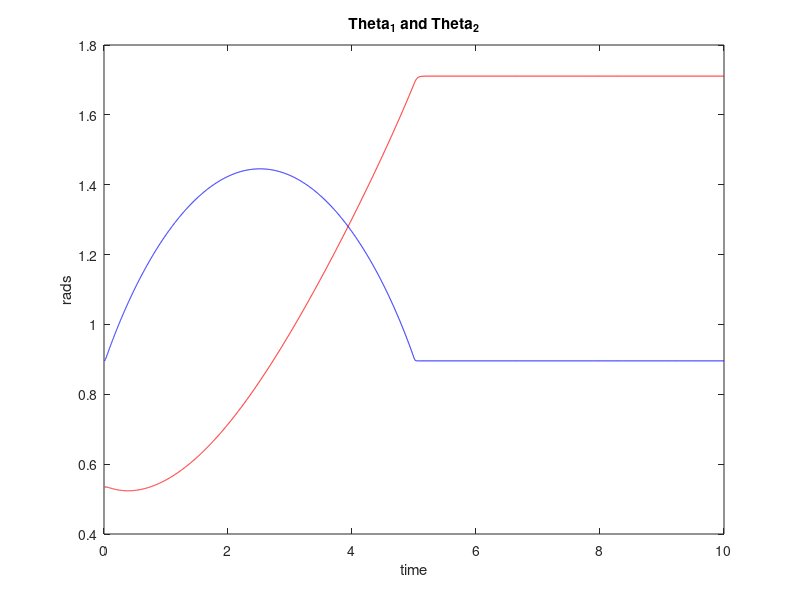

This chart was generated by the following MATLAB code: (Note: this script raises an error after producing the figure.)
%% Subacz, RBE502, Homework 4, Problem 5A
function []= Problem5C()

    clc, clear all, close all;

    %Parameters for the 2 link planar arm.
    I_1 = 1; I_2 = 1; m_1 = 0.05; m_2 = 0.05; l_1 = 0.30/2; l_2 = 0.30/2; 
    a_1 = 0.30; a_2 = 0.30;
    
    %Parameters for the starting and ending position of the arm
    x_pos = [300/1000;-300/1000];
    y_pos = [450/1000;450/1000];

    %Use inverse kinematics to generate angles	
    theta2_1 = atan2(sqrt(1-(((x_pos(1)^2 + y_pos(1)^2 - a_1^2 - a_2^2)...
        / (2*a_1*a_2))^2)),((x_pos(1)^2 + y_pos(1)^2 - a_1^2 - a_2^2)...
        / (2*a_1*a_2)));
    t1 = atan2(y_pos(1),x_pos(1)) - atan2(a_2*sin(theta2_1),...
        a_1+a_2*cos(theta2_1));
    thetsa =[t1;
            theta2_1];
    
    prevTheta = thetsa;
    dPrevTheta = [0;0];     
    ddPrevTheta = dPrevTheta;
    
    %The total simulation time is 10 seconds, but the arm should be at
    %postion 2 with 5 seconds. 
    finalT = 5; %seconds
    tf = 10;
    prevT = 0;
    
    x0= [thetsa(1),thetsa(2),0,0]; % Initial Condition - Format:[theta1,theta2,dtheta1,dtheta2]

    % the options for ode - Optional!
    options = odeset('RelTol',1e-4,'AbsTol',[1e-4, 1e-4, 1e-4, 1e-4]);

    % Implement the computed Torque control.
    global torque
    torque=[];
    [T,X] = ode45(@(t,x)plannarArmODE(t,x),[0 tf],x0,options);

    %Plot the joint angles
    figure('Name','Theta_1+Theta_2');
    plot(T, X(:,1), 'r-');
    hold on
    plot(T, X(:,2), 'b-');
    title('Theta_1 and Theta_2')
    xlabel('time')
    ylabel('rads')
    snapnow

    % Plot joint Velocities
    figure('Name','Theta_1 & Theta_2 velocity vs time');
    plot(T, X(:,3), 'r-');
    hold on
    plot(T, X(:,4), 'b-');
    legend('theta1','theta2')
    ylabel('rad/s')
    xlabel('time')

    % Plot torques
    figure('Name','Control Input vs time');
    plot(T, torque(1,1:size(T,1)),'-' );
    hold on
    plot(T, torque(2,1:size(T,1)),'r--');
    ylabel('torque')
    xlabel('time')

    figure;
    subplot(2,1,1)
    hold on;
    %For the theta values returned form the solved equation, solve for the
    %foward kinematics to get the tip position as well as the link one
    %position
    for i = 1:length(X(:,1))
        tipPostion = getRobot_Tip_Position(a_1,a_2,X(i,1),X(i,2));
        link1(i,:) = [tipPostion(1,1); tipPostion(2,1)];
        link2(i,:) = [tipPostion(1,2); tipPostion(2,2)];
    end
    
    plot(link1(:,1),link1(:,2),...%Plot the location of link 1
        link2(:,1),link2(:,2),...%Plot the location of link 2
        link1(1,1),link1(1,2),'r-o',...%Plot the starting location of link 1
        link1(end,1),link1(end,2),'b-o',...%plot the ending location of link 1
        link2(1,1),link2(1,2),'r-o',...%plot the starting location of the end effector
        link2(end,1),link2(end,2),'b-o',...%plot the ending location fo the end effoctor
        0,0);% normalize the plot to coord 0,0
    title('Position of Link_1 and Link_2.')
    legend1 = legend('Link_1 trajectory'...
        ,'Link_2 Trajectory'...
        ,'Link_2 Start'...
        ,'Link_2 Fnd'...
        ,'Link_1 Start'...
        ,'Link_1 End'...
        ,'Home Frame');
    set(legend1,...
    'Position',[0.7 0.3 0.2 0.15]);
    snapnow
    figure;
    
    %plot a stick figure of the planar arm
    title('Planar Arm Stick Model')
    hold on
    plot([0 link1(1,1) link2(1,1)],...
        [0 link1(1,2) link2(1,2)],...
        link2(1,1),link2(1,2),'r-o',...
        link1(1,1),link1(1,2),'b-o')
       
    title('Link_2 Final Position')
    xlabel('m')
    ylabel('m')
    legend('Links','Link_2','Link_1')
    snapnow 
    
    x_pos = [300/1000;-300/1000];
    y_pos = [450/1000;450/1000];
    figure; 
    plot(T,(300 - 120*T)-link2(:,1),...
         T,y_pos(2)-link2(:,2)); 
    title('Link_2 error = Desired EE - Actual EE')
    legend('x_p error','y_p error')
    xlabel('Time')
    ylabel('Error')
    snapnow

%% Functions
    function [dx] = plannarArmODE(t,x)
        %This branch point is needed because the simulation is only
        %computed for 5 seconds, but the simulation runs for 10 seconds. if
        %the simulation continues, the postions of theta diverage to + and
        %- inf. as time increases. 
        
        %THE VARIABLE t DOESNT WORK HOW YOU THINK IT WOULD!
        
        if t<finalT && t<=5 && t> prevT           
            %Equation for a line to follow
            x_pos = (300 - 120*t)/1000;
            y_pos = 450/1000;
            [theta_d,dtheta_d,ddtheta_d] = LineTrajectory(x_pos,y_pos,t,prevT,prevTheta,dPrevTheta);
            prevTheta = theta_d;
            dPrevTheta = dtheta_d;
            ddPrevTheta = ddtheta_d;
            
        elseif t>finalT
            %end
            x_pos = -300/1000;
            y_pos = 450/1000;
            [theta_d,~,~] = LineTrajectory(x_pos,y_pos,t,prevT,prevTheta,dPrevTheta);
            theta_d = theta_d;
            dtheta_d =[0;
                       0];
            ddtheta_d = [0;
                         0];     
        else
            %Log  old values          
            theta_d = prevTheta;
            dtheta_d = dPrevTheta;
            ddtheta_d = ddPrevTheta;
        end
        
        theta= x(1:2,1);
        dtheta= x(3:4,1);
        
        global Mmat Cmat
        M_11 = m_2*a_1^2 + 2*m_2*cos(x(2))*a_1*l_2 + m_1*l_1^2 +...
            m_2*l_2^2 + I_1 + I_2;
        M_12 = m_2*l_2^2 + a_1*m_2*cos(x(2))*l_2 + I_2;
        M_21 = m_2*l_2^2 + a_1*m_2*cos(x(2))*l_2 + I_2;
        M_22 = m_2*l_2^2 + I_2;

        Mmat = [M_11 M_12
                M_21 M_22];

        C_11 = -1*a_1*l_2*m_2*sin(x(2))*2; 
        C_12 =  x(4)^2;
        C_21 = a_1*l_2*m_2*sin(x(2))*x(3);
        C_22 = 0;
        Cmat = [C_11 C_12;
                C_21 C_22];
        invM = inv(Mmat);
        invMC = invM*Cmat;
  
        tau = ComputedTorqueController(theta_d, dtheta_d, ddtheta_d,...
            theta, dtheta);
        
        torque =[torque, tau];
        dx=zeros(4,1);
        dx(1) = x(3);
        dx(2) = x(4);
        dx(3:4) = -invMC* x(3:4) +invM*tau; % because ddot theta = -M^{-1}(C \dot Theta) + M^{-1} tau
    end

    function tau =ComputedTorqueController(theta_d, dtheta_d,ddtheta_d, theta, dtheta)
        global Mmat Cmat
        %Self choosen weights, these can probably be tuned. 
        Kp=[1500 0;
            0 14000];
        Kv=[77.46 0;
            0 236.64];   
        e=theta_d-theta; % position error
        de = dtheta_d - dtheta; % velocity error
        tau= Mmat*(Kp*e + Kv*de) + Cmat*dtheta + Mmat*ddtheta_d;
    end

    function [ntheta,ndtheta_d,nddtheta_d] = LineTrajectory(x_pos,y_pos,t,prevT,prevTheta,dPrevTheta)
        
        %Use inverse kinematics to generate angles	
        theta1_1 = atan2(sqrt(1-(((x_pos^2 + y_pos^2 - a_1^2 - a_2^2)...
            / (2*a_1*a_2))^2)),((x_pos^2 + y_pos^2 - a_1^2 - a_2^2)...
            / (2*a_1*a_2)));
        theta1_2 = atan2(-sqrt(1-(((x_pos^2 + y_pos^2 - a_1^2 - a_2^2)...
            / (2*a_1*a_2))^2)),((x_pos^2 + y_pos^2 - a_1^2 - a_2^2)...
            / (2*a_1*a_2)));
        theta1 = atan2(y_pos,x_pos) - atan2(a_2*sin(theta1_1),...
            a_1+a_2*cos(theta1_1));
        theta2 = atan2(y_pos,x_pos) - atan2(a_2*sin(theta1_2),...
            a_1+a_2*cos(theta1_2));
        
        ntheta =[theta1;theta1_1];
        
        %Avoid a divid by zero error
        if (t-prevT)==0
            ndtheta_d = [0;
                         0];
            nddtheta_d = [0;
                          0];
        else
            %Calculate the velcities 
            ndtheta_d = [((ntheta(1)-prevTheta(1))/(t-prevT));
                         ((ntheta(2)-prevTheta(2))/(t-prevT))];
            %Calculate the acceleration
            nddtheta_d = [((ndtheta_d(1)-dPrevTheta(1))/(t-prevT));
                          ((ndtheta_d(2)-dPrevTheta(2))/(t-prevT))];
        end

    end

    function [ RobotTipPosition ] = getRobot_Tip_Position(l_1,l_2,theta1,theta2 )
        % Calculates forward kinematics, and returns the end effector position     
        theta = [ theta1; theta2];
        d =     [    0;       0];
        a =     [  l_1;      l_2]; %cm
        alpha = [    0;        0];
        dhTable = [theta(:),d(:),a(:),alpha(:)];
        %Create a dh table
        transformMatrix = Transform_Matrix(dhTable);
        %Calculate the forward kinematics of links 1 and 2
        partialforwardKinematics = Partial_Forward_Transforms(transformMatrix);
        %Get the tip position for links 1 and 2
        RobotTipPosition = [partialforwardKinematics(:,4,1),partialforwardKinematics(:,4,2)];
    end 

    disp('Finish.');

end
